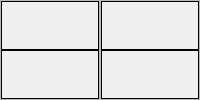
          <widget class="QWidget" name="tab">
           <attribute name="title">
            <string>Dados Diários</string>
           </attribute>
           <layout class="QHBoxLayout" name="horizontalLayout_9">
            <property name="spacing">
             <number>0</number>
            </property>
            <property name="leftMargin">
             <number>0</number>
            </property>
            <property name="topMargin">
             <number>0</number>
            </property>
            <property name="rightMargin">
             <number>0</number>
            </property>
            <property name="bottomMargin">
             <number>0</number>
            </property>
            <item>
             <widget class="QFrame" name="frame_21">
              <property name="frameShape">
               <enum>QFrame::StyledPanel</enum>
              </property>
              <property name="frameShadow">
               <enum>QFrame::Raised</enum>
              </property>
              <layout class="QVBoxLayout" name="verticalLayout_15">
               <property name="spacing">
                <number>0</number>
               </property>
               <property name="leftMargin">
                <number>0</number>
               </property>
               <property name="topMargin">
                <number>0</number>
               </property>
               <property name="rightMargin">
                <number>0</number>
               </property>
               <property name="bottomMargin">
                <number>0</number>
               </property>
               <item>
                <widget class="QWidget" name="graphicsView_initial_2" native="true">
                 <property name="styleSheet">
                  <string notr="true">border: 0.5px solid black;</string>
                 </property>
                </widget>
               </item>
               <item>
                <widget class="QWidget" name="graphicsView_initial" native="true">
                 <property name="styleSheet">
                  <string notr="true">border: 0.5px solid black;</string>
                 </property>
                </widget>
               </item>
              </layout>
             </widget>
            </item>
            <item>
             <widget class="QFrame" name="frame_22">
              <property name="frameShape">
               <enum>QFrame::StyledPanel</enum>
              </property>
              <property name="frameShadow">
               <enum>QFrame::Raised</enum>
              </property>
              <layout class="QVBoxLayout" name="verticalLayout_17">
               <property name="spacing">
                <number>0</number>
               </property>
               <property name="leftMargin">
                <number>0</number>
               </property>
               <property name="topMargin">
                <number>0</number>
               </property>
               <property name="rightMargin">
                <number>0</number>
               </property>
               <property name="bottomMargin">
                <number>0</number>
               </property>
               <item>
                <widget class="QWidget" name="widget" native="true">
                 <property name="styleSheet">
                  <string notr="true">border: 0.5px solid black;</string>
                 </property>
                </widget>
               </item>
               <item>
                <widget class="QWidget" name="widget_2" native="true">
                 <property name="styleSheet">
                  <string notr="true">border: 0.5px solid black;</string>
                 </property>
                </widget>
               </item>
              </layout>
             </widget>
            </item>
           </layout>
          </widget>
